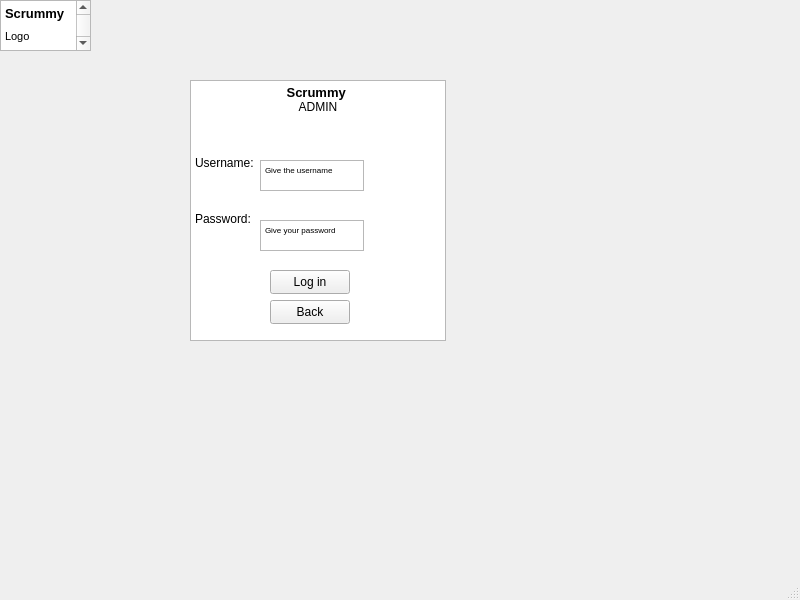
<?xml version="1.0" encoding="UTF-8"?>
<ui version="4.0">
 <class>adminstrator</class>
 <widget class="QMainWindow" name="adminstrator">
  <property name="geometry">
   <rect>
    <x>0</x>
    <y>0</y>
    <width>800</width>
    <height>600</height>
   </rect>
  </property>
  <property name="font">
   <font>
    <family>.AppleSystemUIFont</family>
   </font>
  </property>
  <property name="windowTitle">
   <string>MainWindow</string>
  </property>
  <widget class="QWidget" name="centralwidget">
   <widget class="QTextBrowser" name="textBrowser_2">
    <property name="geometry">
     <rect>
      <x>0</x>
      <y>0</y>
      <width>91</width>
      <height>51</height>
     </rect>
    </property>
    <property name="html">
     <string>&lt;!DOCTYPE HTML PUBLIC &quot;-//W3C//DTD HTML 4.0//EN&quot; &quot;http://www.w3.org/TR/REC-html40/strict.dtd&quot;&gt;
&lt;html&gt;&lt;head&gt;&lt;meta name=&quot;qrichtext&quot; content=&quot;1&quot; /&gt;&lt;meta charset=&quot;utf-8&quot; /&gt;&lt;style type=&quot;text/css&quot;&gt;
p, li { white-space: pre-wrap; }
hr { height: 1px; border-width: 0; }
li.unchecked::marker { content: &quot;\2610&quot;; }
li.checked::marker { content: &quot;\2612&quot;; }
&lt;/style&gt;&lt;/head&gt;&lt;body style=&quot; font-family:'.AppleSystemUIFont'; font-size:13pt; font-weight:400; font-style:normal;&quot;&gt;
&lt;p style=&quot; margin-top:0px; margin-bottom:0px; margin-left:0px; margin-right:0px; -qt-block-indent:0; text-indent:0px;&quot;&gt;&lt;span style=&quot; font-family:'Segoe UI'; font-size:16pt; font-weight:700; vertical-align:super;&quot;&gt;Scrummy&lt;/span&gt;&lt;/p&gt;
&lt;p style=&quot; margin-top:0px; margin-bottom:0px; margin-left:0px; margin-right:0px; -qt-block-indent:0; text-indent:0px;&quot;&gt;&lt;span style=&quot; font-family:'Segoe UI'; font-size:8pt;&quot;&gt;Logo&lt;/span&gt;&lt;/p&gt;
&lt;p style=&quot;-qt-paragraph-type:empty; margin-top:0px; margin-bottom:0px; margin-left:0px; margin-right:0px; -qt-block-indent:0; text-indent:0px; font-family:'Segoe UI'; font-size:8pt;&quot;&gt;&lt;br /&gt;&lt;/p&gt;&lt;/body&gt;&lt;/html&gt;</string>
    </property>
   </widget>
   <widget class="QTextBrowser" name="textBrowser_3">
    <property name="geometry">
     <rect>
      <x>190</x>
      <y>80</y>
      <width>256</width>
      <height>261</height>
     </rect>
    </property>
    <property name="html">
     <string>&lt;!DOCTYPE HTML PUBLIC &quot;-//W3C//DTD HTML 4.0//EN&quot; &quot;http://www.w3.org/TR/REC-html40/strict.dtd&quot;&gt;
&lt;html&gt;&lt;head&gt;&lt;meta name=&quot;qrichtext&quot; content=&quot;1&quot; /&gt;&lt;meta charset=&quot;utf-8&quot; /&gt;&lt;style type=&quot;text/css&quot;&gt;
p, li { white-space: pre-wrap; }
hr { height: 1px; border-width: 0; }
li.unchecked::marker { content: &quot;\2610&quot;; }
li.checked::marker { content: &quot;\2612&quot;; }
&lt;/style&gt;&lt;/head&gt;&lt;body style=&quot; font-family:'.AppleSystemUIFont'; font-size:13pt; font-weight:400; font-style:normal;&quot;&gt;
&lt;p align=&quot;center&quot; style=&quot; margin-top:0px; margin-bottom:0px; margin-left:0px; margin-right:0px; -qt-block-indent:0; text-indent:0px;&quot;&gt;&lt;span style=&quot; font-family:'Segoe UI'; font-size:10pt; font-weight:700;&quot;&gt;Scrummy&lt;/span&gt;&lt;span style=&quot; font-family:'Segoe UI'; font-size:10pt;&quot;&gt; &lt;/span&gt;&lt;/p&gt;
&lt;p align=&quot;center&quot; style=&quot; margin-top:0px; margin-bottom:0px; margin-left:0px; margin-right:0px; -qt-block-indent:0; text-indent:0px;&quot;&gt;&lt;span style=&quot; font-family:'Segoe UI'; font-size:9pt;&quot;&gt;ADMIN&lt;/span&gt;&lt;/p&gt;
&lt;p style=&quot;-qt-paragraph-type:empty; margin-top:0px; margin-bottom:0px; margin-left:0px; margin-right:0px; -qt-block-indent:0; text-indent:0px; font-family:'Segoe UI'; font-size:9pt;&quot;&gt;&lt;br /&gt;&lt;/p&gt;
&lt;p style=&quot;-qt-paragraph-type:empty; margin-top:0px; margin-bottom:0px; margin-left:0px; margin-right:0px; -qt-block-indent:0; text-indent:0px; font-family:'Segoe UI'; font-size:9pt;&quot;&gt;&lt;br /&gt;&lt;/p&gt;
&lt;p style=&quot;-qt-paragraph-type:empty; margin-top:0px; margin-bottom:0px; margin-left:0px; margin-right:0px; -qt-block-indent:0; text-indent:0px; font-family:'Segoe UI'; font-size:9pt;&quot;&gt;&lt;br /&gt;&lt;/p&gt;
&lt;p style=&quot; margin-top:0px; margin-bottom:0px; margin-left:0px; margin-right:0px; -qt-block-indent:0; text-indent:0px;&quot;&gt;&lt;span style=&quot; font-family:'Segoe UI'; font-size:9pt;&quot;&gt;Username:&lt;/span&gt;&lt;/p&gt;
&lt;p style=&quot;-qt-paragraph-type:empty; margin-top:0px; margin-bottom:0px; margin-left:0px; margin-right:0px; -qt-block-indent:0; text-indent:0px; font-family:'Segoe UI'; font-size:9pt;&quot;&gt;&lt;br /&gt;&lt;/p&gt;
&lt;p style=&quot;-qt-paragraph-type:empty; margin-top:0px; margin-bottom:0px; margin-left:0px; margin-right:0px; -qt-block-indent:0; text-indent:0px; font-family:'Segoe UI'; font-size:9pt;&quot;&gt;&lt;br /&gt;&lt;/p&gt;
&lt;p style=&quot;-qt-paragraph-type:empty; margin-top:0px; margin-bottom:0px; margin-left:0px; margin-right:0px; -qt-block-indent:0; text-indent:0px; font-family:'Segoe UI'; font-size:9pt;&quot;&gt;&lt;br /&gt;&lt;/p&gt;
&lt;p style=&quot; margin-top:0px; margin-bottom:0px; margin-left:0px; margin-right:0px; -qt-block-indent:0; text-indent:0px;&quot;&gt;&lt;span style=&quot; font-family:'Segoe UI'; font-size:9pt;&quot;&gt;Password:&lt;/span&gt;&lt;/p&gt;
&lt;p style=&quot;-qt-paragraph-type:empty; margin-top:0px; margin-bottom:0px; margin-left:0px; margin-right:0px; -qt-block-indent:0; text-indent:0px; font-family:'Segoe UI'; font-size:9pt;&quot;&gt;&lt;br /&gt;&lt;/p&gt;
&lt;p style=&quot;-qt-paragraph-type:empty; margin-top:0px; margin-bottom:0px; margin-left:0px; margin-right:0px; -qt-block-indent:0; text-indent:0px; font-family:'Segoe UI'; font-size:9pt;&quot;&gt;&lt;br /&gt;&lt;/p&gt;
&lt;p style=&quot;-qt-paragraph-type:empty; margin-top:0px; margin-bottom:0px; margin-left:0px; margin-right:0px; -qt-block-indent:0; text-indent:0px; font-family:'Segoe UI'; font-size:9pt;&quot;&gt;&lt;br /&gt;&lt;/p&gt;
&lt;p style=&quot;-qt-paragraph-type:empty; margin-top:0px; margin-bottom:0px; margin-left:0px; margin-right:0px; -qt-block-indent:0; text-indent:0px; font-family:'Segoe UI'; font-size:9pt;&quot;&gt;&lt;br /&gt;&lt;/p&gt;
&lt;p style=&quot;-qt-paragraph-type:empty; margin-top:0px; margin-bottom:0px; margin-left:0px; margin-right:0px; -qt-block-indent:0; text-indent:0px; font-family:'Segoe UI'; font-size:9pt;&quot;&gt;&lt;br /&gt;&lt;/p&gt;
&lt;p style=&quot;-qt-paragraph-type:empty; margin-top:0px; margin-bottom:0px; margin-left:0px; margin-right:0px; -qt-block-indent:0; text-indent:0px; font-family:'Segoe UI'; font-size:9pt;&quot;&gt;&lt;br /&gt;&lt;/p&gt;&lt;/body&gt;&lt;/html&gt;</string>
    </property>
   </widget>
   <widget class="QTextEdit" name="textEdit">
    <property name="geometry">
     <rect>
      <x>260</x>
      <y>160</y>
      <width>104</width>
      <height>31</height>
     </rect>
    </property>
    <property name="html">
     <string>&lt;!DOCTYPE HTML PUBLIC &quot;-//W3C//DTD HTML 4.0//EN&quot; &quot;http://www.w3.org/TR/REC-html40/strict.dtd&quot;&gt;
&lt;html&gt;&lt;head&gt;&lt;meta name=&quot;qrichtext&quot; content=&quot;1&quot; /&gt;&lt;meta charset=&quot;utf-8&quot; /&gt;&lt;style type=&quot;text/css&quot;&gt;
p, li { white-space: pre-wrap; }
hr { height: 1px; border-width: 0; }
li.unchecked::marker { content: &quot;\2610&quot;; }
li.checked::marker { content: &quot;\2612&quot;; }
&lt;/style&gt;&lt;/head&gt;&lt;body style=&quot; font-family:'.AppleSystemUIFont'; font-size:13pt; font-weight:400; font-style:normal;&quot;&gt;
&lt;p style=&quot; margin-top:0px; margin-bottom:0px; margin-left:0px; margin-right:0px; -qt-block-indent:0; text-indent:0px;&quot;&gt;&lt;span style=&quot; font-family:'Segoe UI'; font-size:6pt;&quot;&gt;Give the username&lt;/span&gt;&lt;/p&gt;&lt;/body&gt;&lt;/html&gt;</string>
    </property>
   </widget>
   <widget class="QTextEdit" name="textEdit_2">
    <property name="geometry">
     <rect>
      <x>260</x>
      <y>220</y>
      <width>104</width>
      <height>31</height>
     </rect>
    </property>
    <property name="html">
     <string>&lt;!DOCTYPE HTML PUBLIC &quot;-//W3C//DTD HTML 4.0//EN&quot; &quot;http://www.w3.org/TR/REC-html40/strict.dtd&quot;&gt;
&lt;html&gt;&lt;head&gt;&lt;meta name=&quot;qrichtext&quot; content=&quot;1&quot; /&gt;&lt;meta charset=&quot;utf-8&quot; /&gt;&lt;style type=&quot;text/css&quot;&gt;
p, li { white-space: pre-wrap; }
hr { height: 1px; border-width: 0; }
li.unchecked::marker { content: &quot;\2610&quot;; }
li.checked::marker { content: &quot;\2612&quot;; }
&lt;/style&gt;&lt;/head&gt;&lt;body style=&quot; font-family:'.AppleSystemUIFont'; font-size:13pt; font-weight:400; font-style:normal;&quot;&gt;
&lt;p style=&quot; margin-top:0px; margin-bottom:0px; margin-left:0px; margin-right:0px; -qt-block-indent:0; text-indent:0px;&quot;&gt;&lt;span style=&quot; font-family:'Segoe UI'; font-size:6pt;&quot;&gt;Give your password&lt;/span&gt;&lt;/p&gt;&lt;/body&gt;&lt;/html&gt;</string>
    </property>
   </widget>
   <widget class="QPushButton" name="adminlogin">
    <property name="geometry">
     <rect>
      <x>270</x>
      <y>270</y>
      <width>80</width>
      <height>24</height>
     </rect>
    </property>
    <property name="text">
     <string>Log in</string>
    </property>
   </widget>
   <widget class="QPushButton" name="pushButton_2">
    <property name="geometry">
     <rect>
      <x>270</x>
      <y>300</y>
      <width>80</width>
      <height>24</height>
     </rect>
    </property>
    <property name="text">
     <string>Back</string>
    </property>
   </widget>
  </widget>
  <widget class="QMenuBar" name="menubar">
   <property name="geometry">
    <rect>
     <x>0</x>
     <y>0</y>
     <width>800</width>
     <height>24</height>
    </rect>
   </property>
  </widget>
  <widget class="QStatusBar" name="statusbar"/>
 </widget>
 <resources/>
 <connections/>
</ui>
